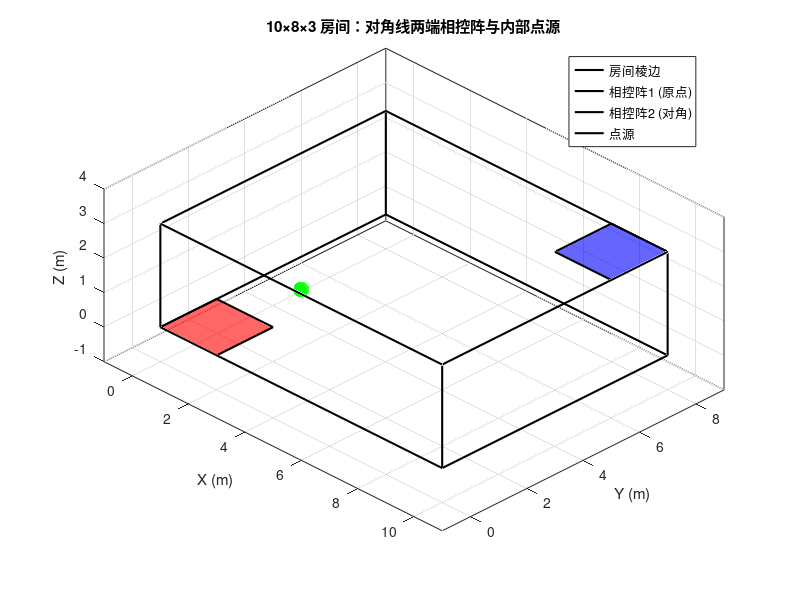

Write the MATLAB code that produced this figure.
% 清空环境
clear; close all; clc;

%% 房间参数
Lx = 10;   % x方向长度
Ly = 8;    % y方向长度
Lz = 3;    % z方向高度

% 定义房间8个顶点坐标
vertices = [0,0,0; Lx,0,0; Lx,Ly,0; 0,Ly,0; ...  % 底面四个点
            0,0,Lz; Lx,0,Lz; Lx,Ly,Lz; 0,Ly,Lz];   % 顶面四个点

% 定义12条棱的顶点索引
edges = [1,2; 2,3; 3,4; 4,1; ...   % 底面
         5,6; 6,7; 7,8; 8,5; ...   % 顶面
         1,5; 2,6; 3,7; 4,8];      % 垂直棱

%% 绘制房间线框
figure('Color','white');
hold on; grid on; axis equal;
xlabel('X (m)'); ylabel('Y (m)'); zlabel('Z (m)');
title('10×8×3 房间：对角线两端相控阵与内部点源');
view(3);                % 三维视角
box on;

% 绘制棱
for i = 1:size(edges,1)
    p1 = vertices(edges(i,1),:);
    p2 = vertices(edges(i,2),:);
    plot3([p1(1) p2(1)], [p1(2) p2(2)], [p1(3) p2(3)], 'k-', 'LineWidth', 1.5);
end

%% 相控阵1：位于左下前下角（原点附近）
% 定义相控阵矩形面的四个顶点（放在地板上，尺寸2×2）
PA1_width = 2;        % 宽度（x方向）
PA1_depth = 2;        % 深度（y方向）
x1 = 0;
y1 = 0;
z1 = 0;               % 地板平面
% 矩形四个顶点（逆时针顺序）
PA1_vertices = [x1, y1, z1;
                x1+PA1_width, y1, z1;
                x1+PA1_width, y1+PA1_depth, z1;
                x1, y1+PA1_depth, z1];
% 绘制相控阵面（带半透明红色）
patch('Faces', [1,2,3,4], 'Vertices', PA1_vertices, ...
      'FaceColor', 'r', 'EdgeColor', 'k', 'FaceAlpha', 0.6, 'LineWidth', 1.5);

%% 相控阵2：位于右上后上角（对角顶点）
% 放在天花板上，尺寸2×2
PA2_width = 2;
PA2_depth = 2;
x2 = Lx - PA2_width;   % 8
y2 = Ly - PA2_depth;   % 6
z2 = Lz;               % 天花板平面
PA2_vertices = [x2, y2, z2;
                x2+PA2_width, y2, z2;
                x2+PA2_width, y2+PA2_depth, z2;
                x2, y2+PA2_depth, z2];
patch('Faces', [1,2,3,4], 'Vertices', PA2_vertices, ...
      'FaceColor', 'b', 'EdgeColor', 'k', 'FaceAlpha', 0.6, 'LineWidth', 1.5);

%% 点源：位于房间内部某处（例如几何中心附近）
point_source = [3, 2, 1.5];   % x=5, y=4, z=1.5
% 绘制一个小球体表示点源
[sx, sy, sz] = sphere(20);     % 生成球面网格
r = 0.2;                       % 半径
sx = sx * r + point_source(1);
sy = sy * r + point_source(2);
sz = sz * r + point_source(3);
surf(sx, sy, sz, 'FaceColor', 'g', 'EdgeColor', 'none', 'FaceAlpha', 0.8);
% 可选：在球心加一个点
plot3(point_source(1), point_source(2), point_source(3), 'go', 'MarkerSize', 8, 'MarkerFaceColor', 'g');

%% 图形美化
% 设置坐标轴范围
xlim([-1, Lx+1]);
ylim([-1, Ly+1]);
zlim([-1, Lz+1]);
% 添加图例（手动创建）
% 注意：图例会受patch影响，这里简单添加文本说明
legend('房间棱边', '相控阵1 (原点)', '相控阵2 (对角)', '点源', 'Location', 'northeast');
% 调整视角使立体感更强
view(45, 30);
hold off;
